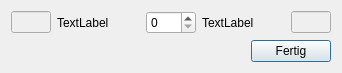
<?xml version="1.0" encoding="UTF-8"?>
<ui version="4.0">
 <class>DialogMoveClass</class>
 <widget class="QDialog" name="DialogMoveClass">
  <property name="geometry">
   <rect>
    <x>0</x>
    <y>0</y>
    <width>342</width>
    <height>73</height>
   </rect>
  </property>
  <property name="sizePolicy">
   <sizepolicy hsizetype="Preferred" vsizetype="Preferred">
    <horstretch>0</horstretch>
    <verstretch>0</verstretch>
   </sizepolicy>
  </property>
  <property name="windowTitle">
   <string>Bewegen</string>
  </property>
  <layout class="QVBoxLayout" name="verticalLayout">
   <item>
    <layout class="QHBoxLayout" name="horizontalLayout">
     <item>
      <widget class="QLineEdit" name="lineEditAtt">
       <property name="enabled">
        <bool>false</bool>
       </property>
       <property name="sizePolicy">
        <sizepolicy hsizetype="Fixed" vsizetype="Fixed">
         <horstretch>0</horstretch>
         <verstretch>0</verstretch>
        </sizepolicy>
       </property>
       <property name="maximumSize">
        <size>
         <width>40</width>
         <height>16777215</height>
        </size>
       </property>
      </widget>
     </item>
     <item>
      <widget class="QLabel" name="labelAtt">
       <property name="layoutDirection">
        <enum>Qt::LeftToRight</enum>
       </property>
       <property name="text">
        <string>TextLabel</string>
       </property>
      </widget>
     </item>
     <item>
      <widget class="QSpinBox" name="spinBoxAttackers">
       <property name="sizePolicy">
        <sizepolicy hsizetype="Fixed" vsizetype="Fixed">
         <horstretch>0</horstretch>
         <verstretch>0</verstretch>
        </sizepolicy>
       </property>
       <property name="maximumSize">
        <size>
         <width>50</width>
         <height>16777215</height>
        </size>
       </property>
      </widget>
     </item>
     <item>
      <widget class="QLabel" name="labelDef">
       <property name="layoutDirection">
        <enum>Qt::RightToLeft</enum>
       </property>
       <property name="text">
        <string>TextLabel</string>
       </property>
      </widget>
     </item>
     <item>
      <widget class="QLineEdit" name="lineEditDef">
       <property name="enabled">
        <bool>false</bool>
       </property>
       <property name="sizePolicy">
        <sizepolicy hsizetype="Fixed" vsizetype="Fixed">
         <horstretch>0</horstretch>
         <verstretch>0</verstretch>
        </sizepolicy>
       </property>
       <property name="maximumSize">
        <size>
         <width>40</width>
         <height>16777215</height>
        </size>
       </property>
      </widget>
     </item>
    </layout>
   </item>
   <item>
    <layout class="QHBoxLayout" name="horizontalLayout_3">
     <item>
      <spacer name="horizontalSpacer">
       <property name="orientation">
        <enum>Qt::Horizontal</enum>
       </property>
       <property name="sizeHint" stdset="0">
        <size>
         <width>40</width>
         <height>20</height>
        </size>
       </property>
      </spacer>
     </item>
     <item>
      <widget class="QPushButton" name="pushButtonDone">
       <property name="text">
        <string>Fertig</string>
       </property>
      </widget>
     </item>
    </layout>
   </item>
  </layout>
 </widget>
 <resources/>
 <connections>
  <connection>
   <sender>spinBoxAttackers</sender>
   <signal>valueChanged(int)</signal>
   <receiver>DialogMoveClass</receiver>
   <slot>fillCount(int)</slot>
   <hints>
    <hint type="sourcelabel">
     <x>172</x>
     <y>21</y>
    </hint>
    <hint type="destinationlabel">
     <x>199</x>
     <y>40</y>
    </hint>
   </hints>
  </connection>
  <connection>
   <sender>pushButtonDone</sender>
   <signal>clicked()</signal>
   <receiver>DialogMoveClass</receiver>
   <slot>accept()</slot>
   <hints>
    <hint type="sourcelabel">
     <x>287</x>
     <y>48</y>
    </hint>
    <hint type="destinationlabel">
     <x>92</x>
     <y>42</y>
    </hint>
   </hints>
  </connection>
 </connections>
 <slots>
  <slot>fillCount(int)</slot>
 </slots>
</ui>
